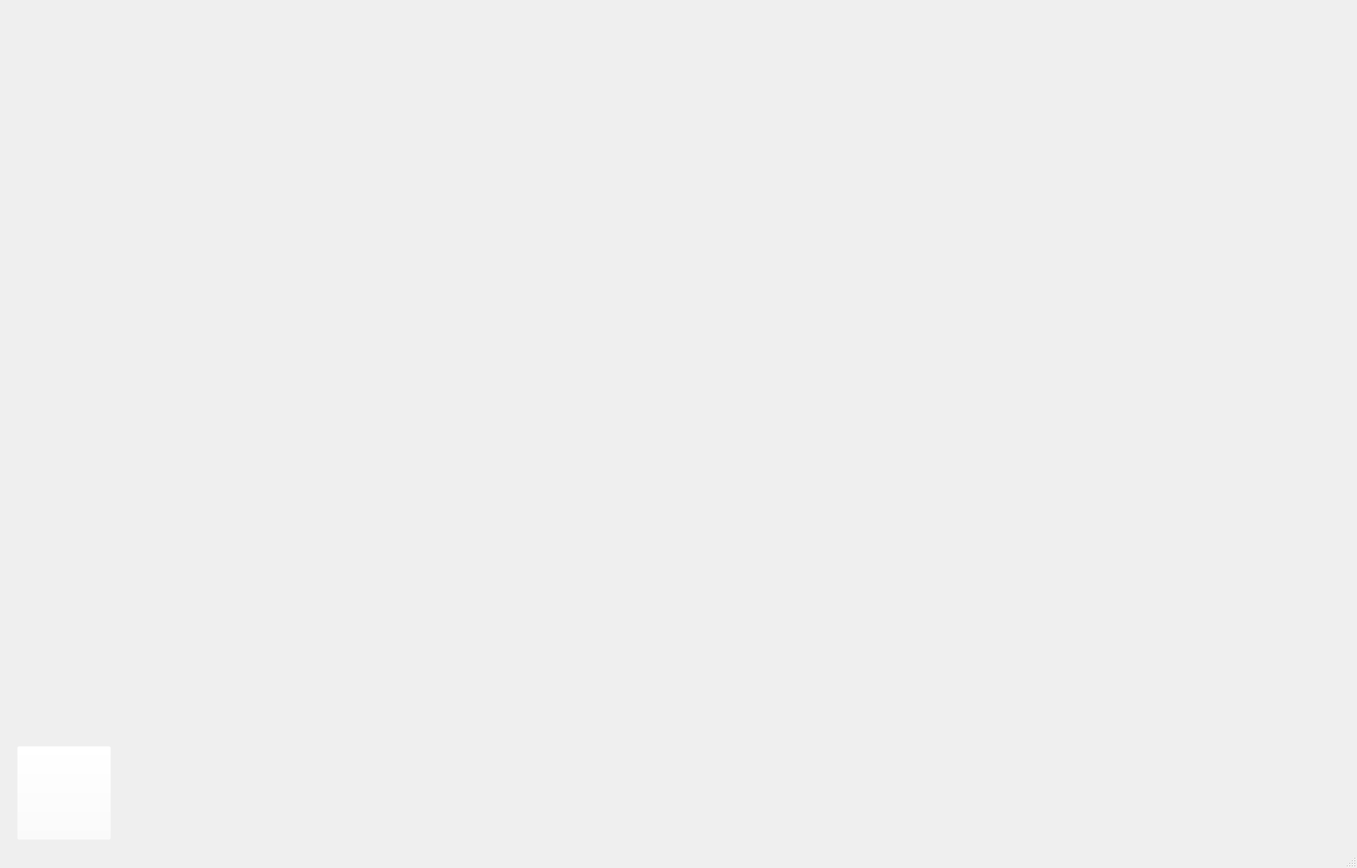
<?xml version="1.0" encoding="UTF-8"?>
<ui version="4.0">
 <class>kitchen</class>
 <widget class="QMainWindow" name="kitchen">
  <property name="geometry">
   <rect>
    <x>0</x>
    <y>0</y>
    <width>1600</width>
    <height>1024</height>
   </rect>
  </property>
  <property name="minimumSize">
   <size>
    <width>1600</width>
    <height>1024</height>
   </size>
  </property>
  <property name="maximumSize">
   <size>
    <width>1600</width>
    <height>1024</height>
   </size>
  </property>
  <property name="windowTitle">
   <string>MainWindow</string>
  </property>
  <widget class="QWidget" name="centralwidget">
   <widget class="QLabel" name="background">
    <property name="geometry">
     <rect>
      <x>0</x>
      <y>0</y>
      <width>1600</width>
      <height>1024</height>
     </rect>
    </property>
    <property name="text">
     <string/>
    </property>
   </widget>
   <widget class="QPushButton" name="pushButton">
    <property name="geometry">
     <rect>
      <x>20</x>
      <y>880</y>
      <width>111</width>
      <height>111</height>
     </rect>
    </property>
    <property name="styleSheet">
     <string notr="true">background-image: url(:/resource/playroom/back.png);
background-color: rgba(255, 255, 255, 0);
border-color: rgba(255, 255, 255, 0);</string>
    </property>
    <property name="text">
     <string/>
    </property>
   </widget>
  </widget>
  <widget class="QStatusBar" name="statusbar"/>
 </widget>
 <resources/>
 <connections/>
</ui>
